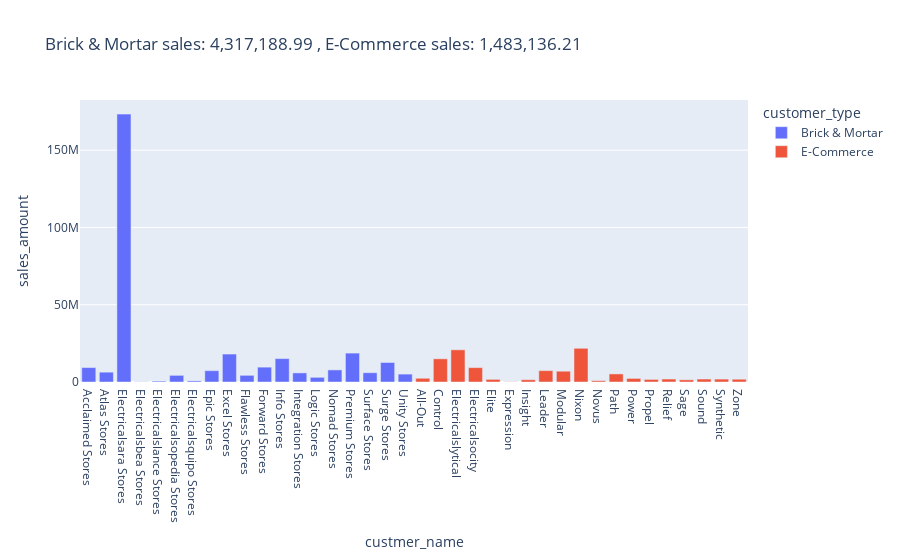

Notebook cell for this chart:
### Code cell
customer_type_sum = df_2018.groupby(['customer_type'])['sales_usd'].sum().reset_index()
bm = customer_type_sum.iloc[0][1].round(2)
ec = customer_type_sum.iloc[1][1].round(2)

fig = px.bar(customer_sales, x='custmer_name', y='sales_amount', color='customer_type',
             title = f'Brick & Mortar sales: {bm:,} , E-Commerce sales: {ec:,}')
fig.update_layout(hovermode="x")

fig.show()

### Figure 1 — Plotly figure (JSON) as saved in the notebook; plotly's stock layout.template omitted (floating-point values rounded to 4 significant figures)
{"data": [{"alignmentgroup": "True", "hovertemplate": "customer_type=Brick & Mortar<br>custmer_name=%{x}<br>sales_amount=%{y}<extra></extra>", "legendgroup": "Brick & Mortar", "marker": {"color": "#636efa"}, "name": "Brick & Mortar", "offsetgroup": "Brick & Mortar", "orientation": "v", "showlegend": true, "textposition": "auto", "type": "bar", "x": ["Acclaimed Stores", "Atlas Stores", "Electricalsara Stores", "Electricalsbea Stores", "Electricalslance Stores", "Electricalsopedia Stores", "Electricalsquipo Stores", "Epic Stores", "Excel Stores", "Flawless Stores", "Forward Stores", "Info Stores", "Integration Stores", "Logic Stores", "Nomad Stores", "Premium Stores", "Surface Stores", "Surge Stores", "Unity Stores"], "xaxis": "x", "y": [9339052, 6359495, 173341212, 118011, 569105, 4296063, 719382, 7319057, 18086985, 4313557, 9617143, 15131806, 5887876, 3024398, 7822478, 18696274, 5996564, 12622707, 5109477], "yaxis": "y"}, {"alignmentgroup": "True", "hovertemplate": "customer_type=E-Commerce<br>custmer_name=%{x}<br>sales_amount=%{y}<extra></extra>", "legendgroup": "E-Commerce", "marker": {"color": "#EF553B"}, "name": "E-Commerce", "offsetgroup": "E-Commerce", "orientation": "v", "showlegend": true, "textposition": "auto", "type": "bar", "x": ["All-Out", "Control", "Electricalslytical", "Electricalsocity", "Elite", "Expression", "Insight", "Leader", "Modular", "Nixon", "Novus", "Path", "Power", "Propel", "Relief", "Sage", "Sound", "Synthetic", "Zone"], "xaxis": "x", "y": [2415760, 15003105, 20825800, 9299125, 1705324, 112513, 1466078, 7353674, 6988222, 21809554, 849587, 5221503, 2311255, 1659717, 1921965, 1409859, 1912682, 1876546, 1796032], "yaxis": "y"}], "layout": {"barmode": "relative", "hovermode": "x", "legend": {"title": {"text": "customer_type"}, "tracegroupgap": 0}, "title": {"text": "Brick & Mortar sales: 4,317,188.99 , E-Commerce sales: 1,483,136.21"}, "xaxis": {"anchor": "y", "domain": [0, 1], "title": {"text": "custmer_name"}}, "yaxis": {"anchor": "x", "domain": [0, 1], "title": {"text": "sales_amount"}}}}
